Frame 1 (no input): blank canvas, image omitted
Frame 60 (the mouse pressed at the canvas centre just before this capture): blank canvas, image omitted
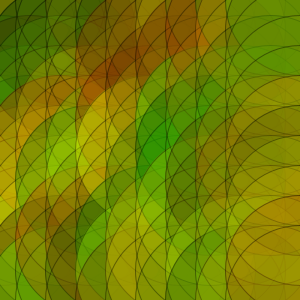
Frame 120 (the mouse held since frame 60 and released just before this capture)

The Processing sketch whose frames 1 and 60 were blank and that drew this single picture after the mouse press (run headless with seeded random() and noise(); from frame 60 on, the mouse is pressed at the canvas centre):

// Processing sketch: processing_31633
// ── processing_31633.pde

void setup(){
 size(300,300);
 smooth();
 background(255);
 stroke(0,100);

}

void draw(){
 int w=mouseX;
 int h=mouseY;
 for(int i=0; i<width+30; i+=30){
 for(int j=0; j<height+30; j+=30){
   fill(random(255),random(255),0,random(100));
   ellipse(i,j,w,h);
 }
 }
}
                
